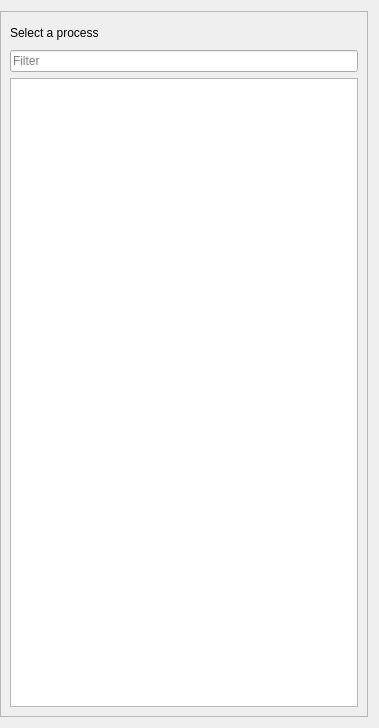
<?xml version="1.0" encoding="UTF-8"?>
<ui version="4.0">
 <class>ProcessListWidget</class>
 <widget class="QWidget" name="ProcessListWidget">
  <property name="geometry">
   <rect>
    <x>0</x>
    <y>0</y>
    <width>379</width>
    <height>728</height>
   </rect>
  </property>
  <layout class="QGridLayout" name="gridLayout">
   <property name="leftMargin">
    <number>0</number>
   </property>
   <item row="0" column="0">
    <widget class="QFrame" name="frame">
     <property name="frameShape">
      <enum>QFrame::StyledPanel</enum>
     </property>
     <property name="frameShadow">
      <enum>QFrame::Raised</enum>
     </property>
     <layout class="QVBoxLayout" name="verticalLayout" stretch="0,0,1">
      <item>
       <widget class="QLabel" name="label">
        <property name="minimumSize">
         <size>
          <width>0</width>
          <height>23</height>
         </size>
        </property>
        <property name="text">
         <string>Select a process</string>
        </property>
       </widget>
      </item>
      <item>
       <widget class="QLineEdit" name="filterLineEdit">
        <property name="accessibleName">
         <string>FilterProcesses</string>
        </property>
        <property name="placeholderText">
         <string>Filter</string>
        </property>
        <property name="clearButtonEnabled">
         <bool>true</bool>
        </property>
       </widget>
      </item>
      <item>
       <widget class="QTableView" name="tableView">
        <property name="enabled">
         <bool>true</bool>
        </property>
        <property name="focusPolicy">
         <enum>Qt::NoFocus</enum>
        </property>
        <property name="accessibleName">
         <string>ProcessList</string>
        </property>
        <property name="alternatingRowColors">
         <bool>true</bool>
        </property>
        <property name="selectionMode">
         <enum>QAbstractItemView::SingleSelection</enum>
        </property>
        <property name="selectionBehavior">
         <enum>QAbstractItemView::SelectRows</enum>
        </property>
        <property name="showGrid">
         <bool>false</bool>
        </property>
        <widget class="orbit_session_setup::OverlayWidget" name="overlay" native="true">
         <property name="geometry">
          <rect>
           <x>0</x>
           <y>0</y>
           <width>100</width>
           <height>30</height>
          </rect>
         </property>
         <property name="visible">
          <bool>false</bool>
         </property>
         <property name="accessibleName">
          <string>ProcessListOverlay</string>
         </property>
        </widget>
       </widget>
      </item>
     </layout>
    </widget>
   </item>
  </layout>
 </widget>
 <customwidgets>
  <customwidget>
   <class>orbit_session_setup::OverlayWidget</class>
   <extends>QWidget</extends>
   <header>SessionSetup/OverlayWidget.h</header>
   <container>1</container>
  </customwidget>
 </customwidgets>
 <resources/>
 <connections/>
</ui>
